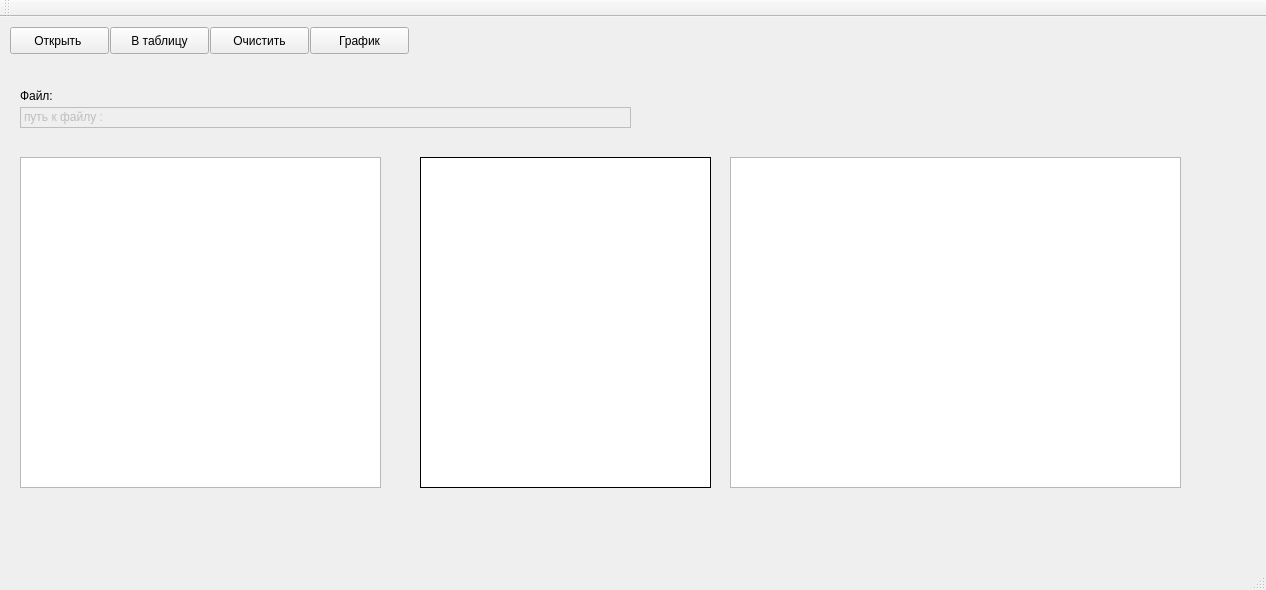
<?xml version="1.0" encoding="UTF-8"?>
<ui version="4.0">
 <class>MainWindow</class>
 <widget class="QMainWindow" name="MainWindow">
  <property name="windowModality">
   <enum>Qt::NonModal</enum>
  </property>
  <property name="geometry">
   <rect>
    <x>0</x>
    <y>0</y>
    <width>1266</width>
    <height>590</height>
   </rect>
  </property>
  <property name="sizePolicy">
   <sizepolicy hsizetype="Expanding" vsizetype="Expanding">
    <horstretch>123</horstretch>
    <verstretch>0</verstretch>
   </sizepolicy>
  </property>
  <property name="windowTitle">
   <string>MainWindow</string>
  </property>
  <property name="inputMethodHints">
   <set>Qt::ImhUrlCharactersOnly</set>
  </property>
  <widget class="QWidget" name="centralWidget">
   <widget class="QPushButton" name="openfile">
    <property name="geometry">
     <rect>
      <x>10</x>
      <y>10</y>
      <width>99</width>
      <height>27</height>
     </rect>
    </property>
    <property name="text">
     <string>Открыть </string>
    </property>
   </widget>
   <widget class="QLabel" name="label">
    <property name="geometry">
     <rect>
      <x>20</x>
      <y>70</y>
      <width>67</width>
      <height>17</height>
     </rect>
    </property>
    <property name="text">
     <string>Файл:</string>
    </property>
   </widget>
   <widget class="QTextBrowser" name="textshow">
    <property name="enabled">
     <bool>true</bool>
    </property>
    <property name="geometry">
     <rect>
      <x>20</x>
      <y>140</y>
      <width>361</width>
      <height>331</height>
     </rect>
    </property>
    <property name="sizePolicy">
     <sizepolicy hsizetype="Maximum" vsizetype="Fixed">
      <horstretch>31</horstretch>
      <verstretch>0</verstretch>
     </sizepolicy>
    </property>
   </widget>
   <widget class="QPushButton" name="table">
    <property name="geometry">
     <rect>
      <x>110</x>
      <y>10</y>
      <width>99</width>
      <height>27</height>
     </rect>
    </property>
    <property name="text">
     <string>В таблицу</string>
    </property>
   </widget>
   <widget class="QTextBrowser" name="col1">
    <property name="geometry">
     <rect>
      <x>420</x>
      <y>140</y>
      <width>291</width>
      <height>331</height>
     </rect>
    </property>
    <property name="layoutDirection">
     <enum>Qt::LeftToRight</enum>
    </property>
    <property name="frameShape">
     <enum>QFrame::Box</enum>
    </property>
    <property name="frameShadow">
     <enum>QFrame::Plain</enum>
    </property>
    <property name="midLineWidth">
     <number>1</number>
    </property>
    <property name="verticalScrollBarPolicy">
     <enum>Qt::ScrollBarAsNeeded</enum>
    </property>
    <property name="horizontalScrollBarPolicy">
     <enum>Qt::ScrollBarAsNeeded</enum>
    </property>
    <property name="lineWrapMode">
     <enum>QTextEdit::NoWrap</enum>
    </property>
    <property name="lineWrapColumnOrWidth">
     <number>2</number>
    </property>
    <property name="overwriteMode">
     <bool>false</bool>
    </property>
    <property name="cursorWidth">
     <number>2</number>
    </property>
   </widget>
   <widget class="QLabel" name="filename">
    <property name="enabled">
     <bool>false</bool>
    </property>
    <property name="geometry">
     <rect>
      <x>20</x>
      <y>90</y>
      <width>611</width>
      <height>21</height>
     </rect>
    </property>
    <property name="layoutDirection">
     <enum>Qt::LeftToRight</enum>
    </property>
    <property name="inputMethodHints">
     <set>Qt::ImhNone</set>
    </property>
    <property name="frameShape">
     <enum>QFrame::Box</enum>
    </property>
    <property name="text">
     <string>путь к файлу : </string>
    </property>
    <property name="indent">
     <number>3</number>
    </property>
    <property name="textInteractionFlags">
     <set>Qt::LinksAccessibleByKeyboard|Qt::LinksAccessibleByMouse|Qt::TextBrowserInteraction|Qt::TextEditable|Qt::TextEditorInteraction|Qt::TextSelectableByKeyboard|Qt::TextSelectableByMouse</set>
    </property>
   </widget>
   <widget class="QPushButton" name="pushButton">
    <property name="geometry">
     <rect>
      <x>20</x>
      <y>840</y>
      <width>99</width>
      <height>27</height>
     </rect>
    </property>
    <property name="text">
     <string>Выход</string>
    </property>
   </widget>
   <widget class="QPushButton" name="pushButton_2">
    <property name="geometry">
     <rect>
      <x>210</x>
      <y>10</y>
      <width>99</width>
      <height>27</height>
     </rect>
    </property>
    <property name="text">
     <string>Очистить</string>
    </property>
   </widget>
   <widget class="QPushButton" name="grafbutton">
    <property name="geometry">
     <rect>
      <x>310</x>
      <y>10</y>
      <width>99</width>
      <height>27</height>
     </rect>
    </property>
    <property name="text">
     <string>График</string>
    </property>
   </widget>
   <widget class="QGraphicsView" name="graphicsView">
    <property name="geometry">
     <rect>
      <x>730</x>
      <y>140</y>
      <width>451</width>
      <height>331</height>
     </rect>
    </property>
   </widget>
  </widget>
  <widget class="QMenuBar" name="menuBar">
   <property name="geometry">
    <rect>
     <x>0</x>
     <y>0</y>
     <width>1266</width>
     <height>25</height>
    </rect>
   </property>
  </widget>
  <widget class="QToolBar" name="mainToolBar">
   <attribute name="toolBarArea">
    <enum>TopToolBarArea</enum>
   </attribute>
   <attribute name="toolBarBreak">
    <bool>false</bool>
   </attribute>
  </widget>
  <widget class="QStatusBar" name="statusBar"/>
 </widget>
 <layoutdefault spacing="6" margin="11"/>
 <resources/>
 <connections>
  <connection>
   <sender>pushButton</sender>
   <signal>clicked()</signal>
   <receiver>MainWindow</receiver>
   <slot>close()</slot>
   <hints>
    <hint type="sourcelabel">
     <x>83</x>
     <y>563</y>
    </hint>
    <hint type="destinationlabel">
     <x>159</x>
     <y>554</y>
    </hint>
   </hints>
  </connection>
  <connection>
   <sender>pushButton_2</sender>
   <signal>clicked()</signal>
   <receiver>col1</receiver>
   <slot>clear()</slot>
   <hints>
    <hint type="sourcelabel">
     <x>264</x>
     <y>70</y>
    </hint>
    <hint type="destinationlabel">
     <x>539</x>
     <y>179</y>
    </hint>
   </hints>
  </connection>
  <connection>
   <sender>pushButton_2</sender>
   <signal>clicked()</signal>
   <receiver>textshow</receiver>
   <slot>clear()</slot>
   <hints>
    <hint type="sourcelabel">
     <x>251</x>
     <y>65</y>
    </hint>
    <hint type="destinationlabel">
     <x>248</x>
     <y>282</y>
    </hint>
   </hints>
  </connection>
  <connection>
   <sender>pushButton_2</sender>
   <signal>clicked()</signal>
   <receiver>filename</receiver>
   <slot>clear()</slot>
   <hints>
    <hint type="sourcelabel">
     <x>283</x>
     <y>65</y>
    </hint>
    <hint type="destinationlabel">
     <x>303</x>
     <y>137</y>
    </hint>
   </hints>
  </connection>
 </connections>
</ui>
